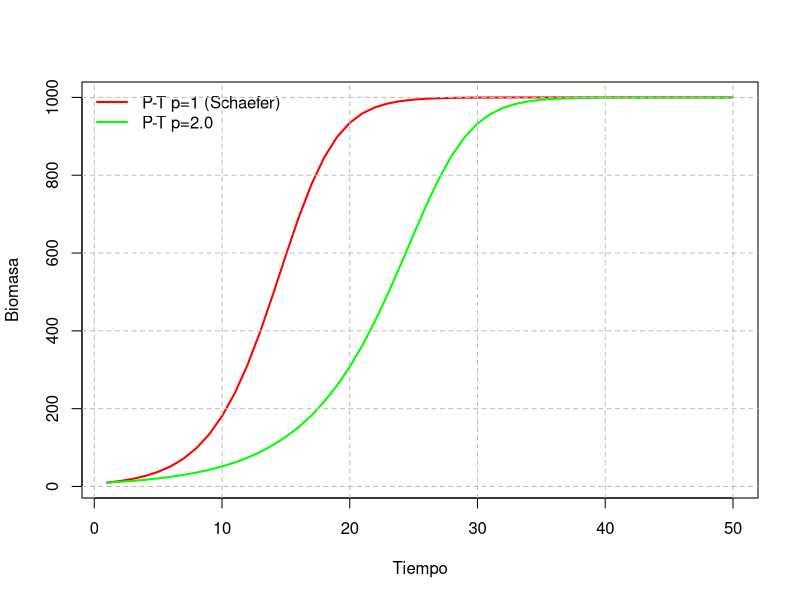

Here is the R script that generated this plot:
# modelos logisticos------------
rm(list=ls())

r=0.4
K=1000
p=2

B1=seq(1,50)
B2=seq(1,50)
B1[1]=10
B2[1]=10

n=50

for (t in 2:n)
{
  B1[t]=B1[t-1]+r*B1[t-1]*(1-B1[t-1]/K)
  
  B2[t]=B2[t-1]+r/p*B2[t-1]*(1-(B2[t-1]/K)^p)
}

x=seq(1,n)
plot(x,B1,type="l",lwd=2,xlab="Tiempo", ylab="Biomasa",col="red")
lines(x,B2,type="l",lwd=2,col="green")
legend("topleft",c("P-T p=1 (Schaefer)","P-T p=2.0"),col=c("red","green"),
       lwd=2,cex=1.0,bty = "n")
grid(nx = NULL, ny = NULL, lty = 2, col = "gray",lwd = 1)
